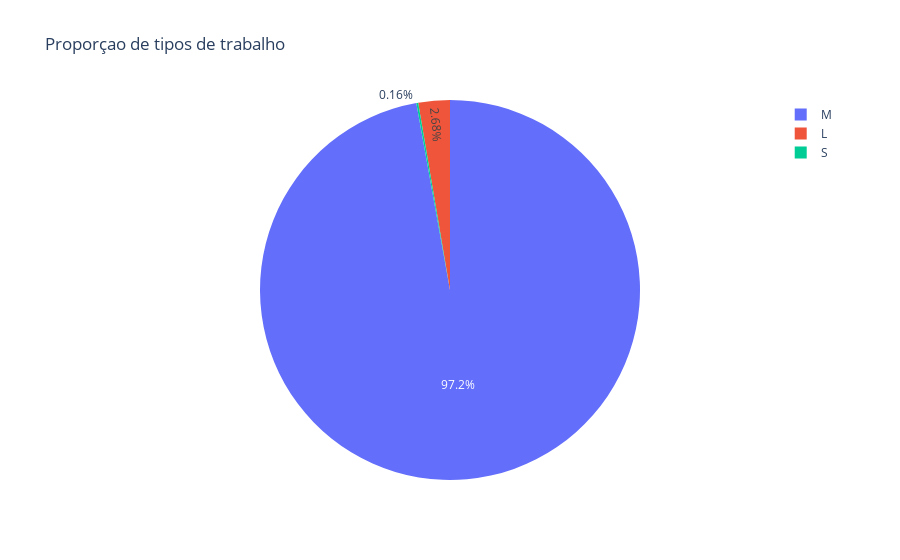

The notebook cell this image was saved under:
### Code cell
remoto_contagem = df_limpo["company_size"].value_counts().reset_index()
remoto_contagem.columns = ["tipo_trabalho", "quantidade"]

fig = px.pie(remoto_contagem, 
             names="tipo_trabalho", 
             values="quantidade",
             title="Proporçao de tipos de trabalho")
fig.show()

### Figure 1 — Plotly figure (JSON) as saved in the notebook; plotly's stock layout.template omitted (floating-point values rounded to 4 significant figures)
{"data": [{"domain": {"x": [0, 1], "y": [0, 1]}, "hovertemplate": "tipo_trabalho=%{label}<br>quantidade=%{value}<extra></extra>", "labels": ["M", "L", "S"], "legendgroup": "", "name": "", "showlegend": true, "type": "pie", "values": [129554, 3571, 214]}], "layout": {"legend": {"tracegroupgap": 0}, "title": {"text": "Proporçao de tipos de trabalho"}}}
